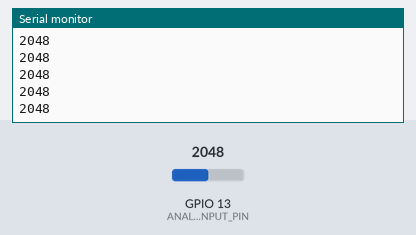
A sketch run on a simulated ESP32. Parts: the last lines printed to the serial monitor. The test bench sets the inputs (shaded band); at power-on: GPIO 13 (ANALOG_INPUT_PIN) = 2048.

Above: at 1.2 s.
1.3 s: GPIO 13 (ANALOG_INPUT_PIN) set to 2866
At 1.31 s:
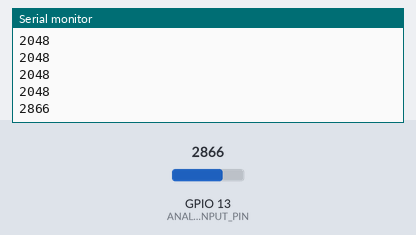
2.8 s: GPIO 13 (ANALOG_INPUT_PIN) set to 3603
At 2.81 s:
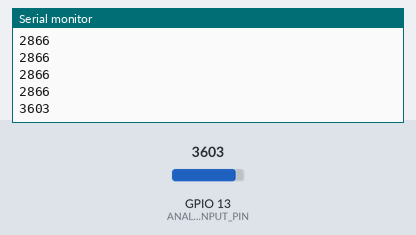
Timing chart, 0 to 5.8 s (numbered marks = the images above; inputs shaded):
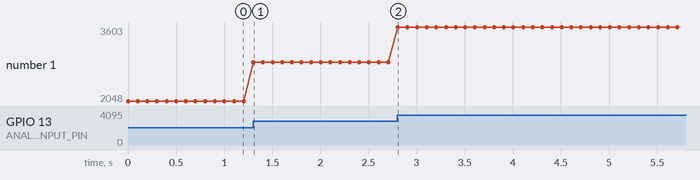

The sketch:

esp32_adc.ino
```cpp
#define ANALOG_INPUT_PIN 13

// max value: 4095 - 12 bits

void setup() {
  pinMode(ANALOG_INPUT_PIN, INPUT);

  Serial.begin(9600);
}

void loop() {
  int inputVal = analogRead(ANALOG_INPUT_PIN);
  Serial.println(inputVal);
  delay(100);
}
```

Measured:
- after the input at 1.3 s, the serial monitor: prints a new line at once (image 1)
- after the input at 2.8 s, the serial monitor: prints a new line at once (image 2)
- plotted number 1: 2048 → 2866 after the input at 1.3 s, 2866 → 3603 after the input at 2.8 s
